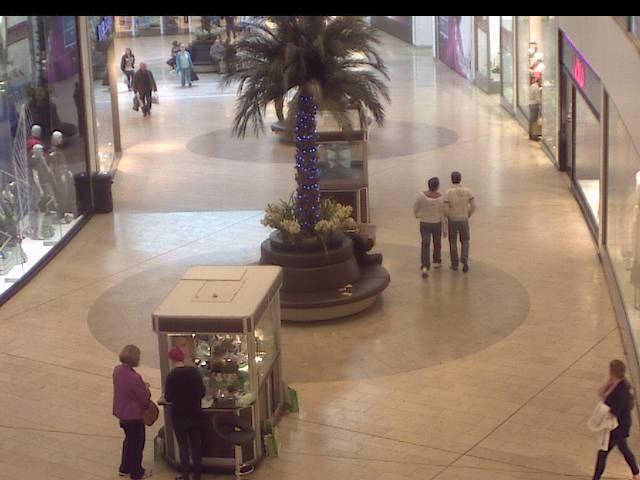
#> input picture Dataset/frames/frames/seq_000017.jpg, 640 x 480 px, found by its file name; its folder holds only this picture in this run
$ jupyter execute Vanilla.ipynb   (shell and % lines are left out)
#> lines starting #> are read from the running program, lines starting #| are printed output that depends on the picture; after the words box and inside, x2 and y2 are one past the last pixel; in counts of white or black regions, pixels touching at a corner belong together
### utils.py
import cv2

import matplotlib.pyplot as plt
import numpy as np

# Function start here
def plotting(image_src, title):
    '''
    Plot image
    '''
    plt.figure( figsize= (5,5))
    plt.title(title)
    if title in ["Gamma Correction", "Thresholding", "Dilation + Erosion"]:
        plt.imshow(image_src, cmap="gray", vmin=0, vmax=255)
    else:
        plt.imshow(image_src, 'gray')
    plt.show()


def crop(image, start_y, end_y, start_x, end_x):
    '''
    Crop Image
    '''
    img_cropped = image[start_y:end_y, start_x:end_x]
    return img_cropped


# [17 lines left out: functions padding, resize, not called in this run]

def get_segments(image):
    '''
    Segment Image into 4 quadrants for better analysis
    '''
    width = image.shape[1]
    height = image.shape[0]

    xsize = (width // 2)
    ysize = (height // 2)

    seg_1 = crop(image, 0, ysize, 0, xsize)
    seg_2 = crop(image, 0, ysize, xsize, width)
    seg_3 = crop(image, ysize, height, 0, xsize)
    seg_4 = crop(image, ysize, height, xsize, width)

    return [seg_1, seg_2, seg_3, seg_4]

### Vanilla.ipynb
[cell 1]
import os, cv2

import matplotlib.pyplot as plt
import numpy as np
import pandas as pd

from utils import plotting, get_segments

[cell 2]
dataset_dir = "./CrowdCount/frames/frames/"

[cell 3]
files = os.listdir(dataset_dir)

[cell 4]
PREPROCESSING_TITLES = ["Gamma Correction", "Thresholding", "Dilation + Erosion"]

X_SIZE = 80
Y_SIZE = 140

BLOCK_SIZE = 255
C = 11

# Workflow Functions

[cell 5]
def gamma_correction(image, gamma = 1.5):
    '''
    Constrast correction using gamma correction
    '''

    # Define the gamma value
    gamma = 1.5

    # Create a lookup table for gamma correction
    lookup_table = np.zeros((256,), dtype=np.uint8)
    for i in range(256):
        lookup_table[i] = np.clip(pow(i / 255.0, gamma) * 255.0, 0, 255)

    # Apply gamma correction using the lookup table
    corrected_img = cv2.LUT(image, lookup_table)

    return corrected_img

[cell 6]
def threshold(image):
    '''
    Find adaptive threshold of the image and apply on the image to get important features
    '''
    thresh = cv2.adaptiveThreshold(image, 255, cv2.ADAPTIVE_THRESH_MEAN_C, cv2.THRESH_BINARY_INV, BLOCK_SIZE, C)
    return thresh

[cell 7]
def dilation_erosion(image):
    '''
    Apply Dilation and Erosion technique to improve image texture and smoothness
    '''
    kernel = cv2.getStructuringElement(cv2.MORPH_ELLIPSE, (5,5))

    dilated = cv2.dilate(image, kernel, iterations=1)
    eroded = cv2.erode(dilated, kernel, iterations=1)

    # clean all noise after dilatation and erosion
    eroded = cv2.medianBlur(eroded, 5)

    return eroded

[cell 8]
def count_components(image):
    '''
    Count People in the image using OpenCV in-built functions (connectededComponents)
    '''
    ret, labels = cv2.connectedComponents(image)
    return ret - 1

# Workflow start

[cell 9]
image = cv2.imread(os.path.join(dataset_dir, files[0]))
#> image is the input picture: shape (480, 640, 3); mean B, G, R 110, 123.6, 144.3

[cell 10]
gray = cv2.cvtColor(image, cv2.COLOR_BGR2GRAY)
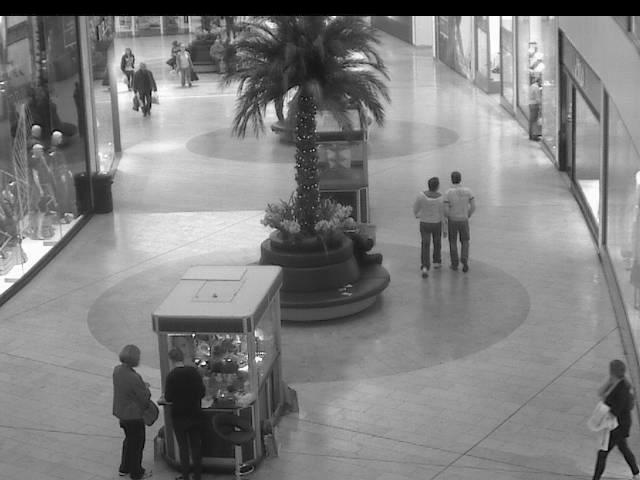
#> gray: shape (480, 640); min 0, max 255, mean 128.3
plotting(gray, "Image Preview (Grayscale)")

[cell 11]
gamma_correct = gamma_correction(gray)
#> in gamma_correction, `corrected_img = cv2.LUT(image, lookup_table)`:
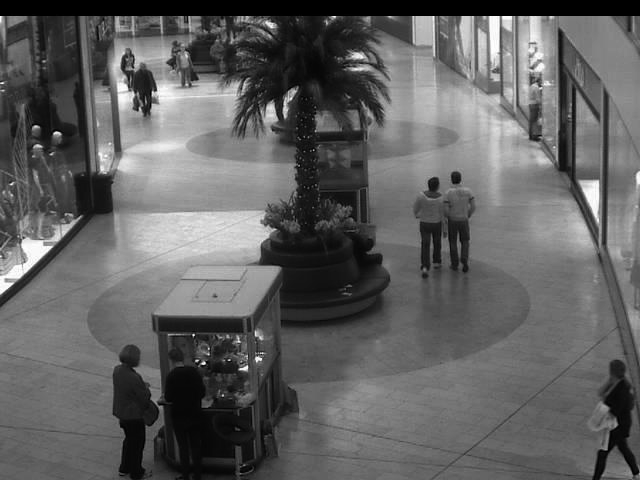
#> corrected_img: shape (480, 640); min 0, max 255, mean 96.8
# plotting(gamma_correct, "Gamma Correction")

[cell 12]
img_threshold = threshold(gamma_correct)
#> in threshold, `thresh = cv2.adaptiveThreshold(image, 255, cv2.ADAPTIVE_THRESH_MEAN_C,..`:
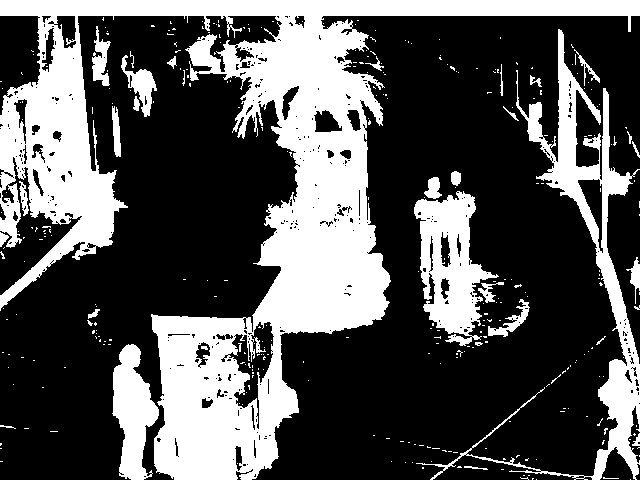
#> thresh: shape (480, 640); 33.4% white; 331 white regions (298 under 20 px), largest, box (x1, y1, x2, y2) and area: (0, 0, 640, 480) 75608, (416, 29, 640, 480) 11490, (414, 191, 499, 346) 6551
plotting(img_threshold, "Thresholding")

[cell 13]
dil_erode = dilation_erosion(img_threshold)
#> in dilation_erosion, `dilated = cv2.dilate(image, kernel, iterations=1)`: dilated: shape (480, 640); 43.2% white; 69 white regions (16 under 20 px), largest, box (x1, y1, x2, y2) and area: (0, 0, 640, 480) 95577, (398, 27, 640, 480) 19479, (412, 169, 532, 360) 10868
#> in dilation_erosion, `eroded = cv2.erode(dilated, kernel, iterations=1)`: eroded: shape (480, 640); 35.8% white; 155 white regions (131 under 20 px), largest, box (x1, y1, x2, y2) and area: (0, 0, 640, 480) 84414, (416, 29, 640, 480) 13268, (414, 177, 530, 347) 8518
#> in dilation_erosion, `eroded = cv2.medianBlur(eroded, 5)`: eroded: shape (480, 640); 35.4% white; 38 white regions (9 under 20 px), largest, box (x1, y1, x2, y2) and area: (0, 0, 640, 480) 84456, (516, 30, 640, 480) 12120, (414, 177, 503, 346) 7950
plotting(dil_erode, "Thresholding")

[cell 14]
count_components(dil_erode)
#> in count_components, `ret, labels = cv2.connectedComponents(image)`:
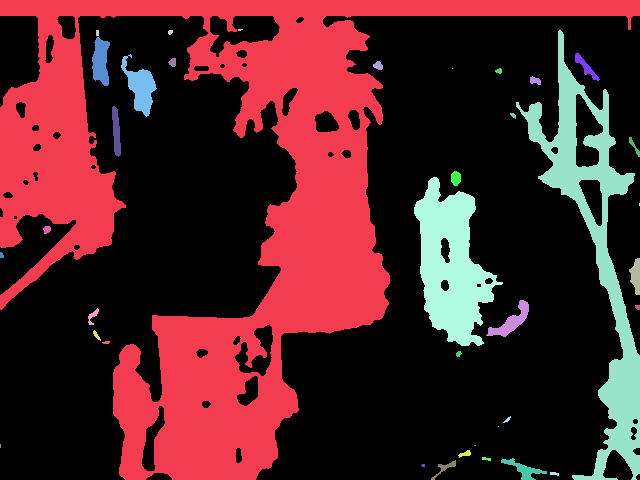
#> labels: shape (480, 640) int32; 39 distinct labels, from 0 to 38; one colour per label, 0 black
#> in count_components, `ret, labels = cv2.connectedComponents(image)`: ret = 39
#> Out = 38

[cell 15]
image_segments = get_segments(gray)
#> call 3 of crop, with start_y = 240, end_y = 480, start_x = 0, end_x = 320
#> in crop (call 3), `img_cropped = image[start_y:end_y, start_x:end_x]`:
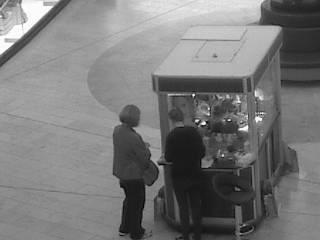
#> img_cropped: shape (240, 320); min 6, max 255, mean 120.9
#> call 4 of crop, with start_y = 240, end_y = 480, start_x = 320, end_x = 640
#> in crop (call 4), `img_cropped = image[start_y:end_y, start_x:end_x]`:
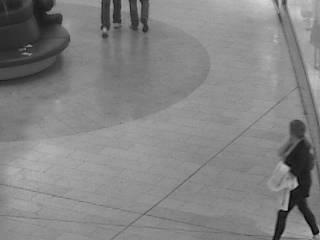
#> img_cropped: shape (240, 320); min 5, max 216, mean 130.9
#> image_segments = 4 items
count = 0
for seg in image_segments:
    gamma_correct = gamma_correction(seg)
    img_threshold = threshold(gamma_correct)
    dil_erode = dilation_erosion(img_threshold)
    count += count_components(dil_erode)
#> this loop made 4 passes
#> (ret in count_components, count) on passes 1 to 4: (10, 9), (14, 22), (8, 29), (18, 46)
#> pass 1, in gamma_correction (call 2), `corrected_img = cv2.LUT(image, lookup_table)`:
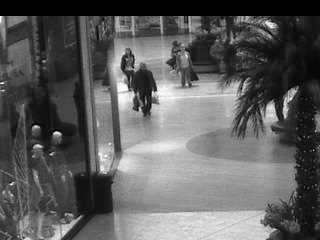
#> corrected_img: shape (240, 320); min 0, max 255, mean 94
#> pass 1, in dilation_erosion (call 2), `eroded = cv2.erode(dilated, kernel, iterations=1)`:
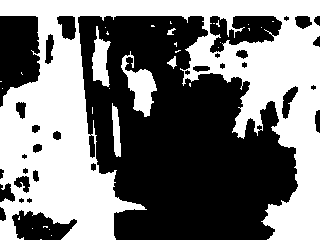
#> eroded: shape (240, 320); 47.3% white; 32 white regions (26 under 20 px), largest, box (x1, y1, x2, y2) and area: (0, 0, 320, 240) 34142, (121, 51, 157, 117) 1023, (92, 26, 111, 87) 656, (112, 103, 121, 157) 323, (167, 56, 177, 69) 61, (167, 28, 176, 35) 33
#> after the loop: dil_erode: shape (240, 320); 21.7% white; 17 white regions (2 under 20 px), largest, box (x1, y1, x2, y2) and area: (252, 0, 320, 240) 5429, (0, 0, 70, 88) 5265, (100, 0, 174, 106) 4484
#> after the loop:
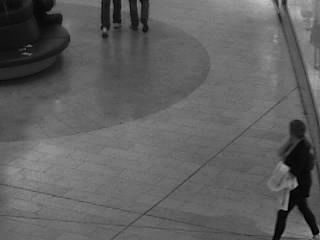
#> gamma_correct: shape (240, 320); min 0, max 198, mean 95.4
#> after the loop:
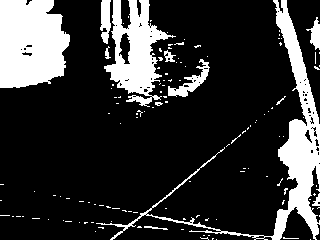
#> img_threshold: shape (240, 320); 20.6% white; 128 white regions (116 under 20 px), largest, box (x1, y1, x2, y2) and area: (96, 0, 320, 240) 5363, (0, 0, 70, 88) 5191, (104, 0, 176, 107) 3425
#> after the loop, count = 46

print(count)
#| 46

$ run again, on Dataset/frames/frames/seq_000182.jpg
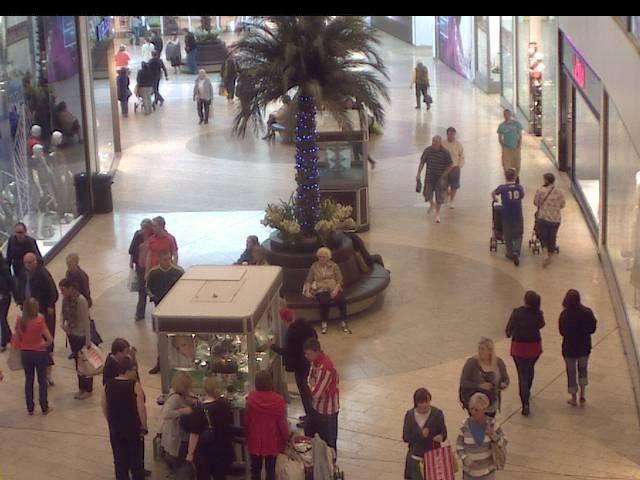
#> input picture Dataset/frames/frames/seq_000182.jpg, 640 x 480 px, found by its file name
#> image is the input picture: shape (480, 640, 3); mean B, G, R 105.6, 111.6, 128.6
#> thresh: shape (480, 640); 41.3% white; 317 white regions (274 under 20 px), largest, box (x1, y1, x2, y2) and area: (0, 0, 640, 480) 81312, (489, 29, 640, 389) 11120, (59, 254, 152, 480) 7538
#> dilated: shape (480, 640); 53.1% white; 129 black regions (83 under 20 px), largest, box (x1, y1, x2, y2) and area: (320, 18, 640, 480) 65671, (48, 18, 295, 480) 40237, (496, 195, 640, 480) 16330
#> in count_components, `ret, labels = cv2.connectedComponents(image)`:
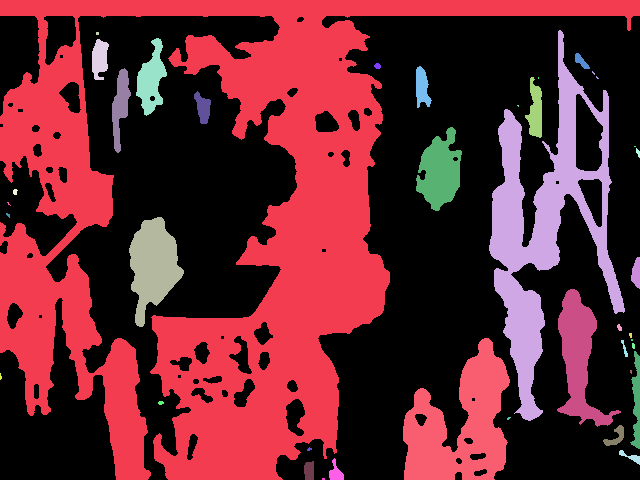
#> labels: shape (480, 640) int32; 42 distinct labels, from 0 to 41; one colour per label, 0 black
#> ret = 42
#> Out = 41
#> image_segments = 4 items
#> the loop `for seg in image_segments:` made 4 passes
#> (ret in count_components, count) on passes 1 to 4: (11, 10), (17, 26), (9, 34), (22, 55)
#> after the loop `for seg in image_segments:`:
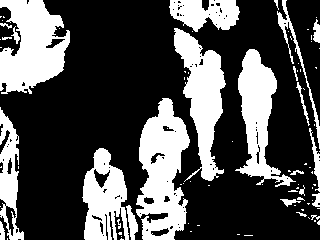
#> img_threshold: shape (240, 320); 31.5% white; 86 white regions (61 under 20 px), largest, box (x1, y1, x2, y2) and area: (136, 98, 190, 240) 4807, (0, 0, 70, 94) 4365, (174, 28, 226, 182) 3786
#> after the loop `for seg in image_segments:`: count = 55
#| 55

$ run again, on Dataset/frames/frames/seq_000189.jpg
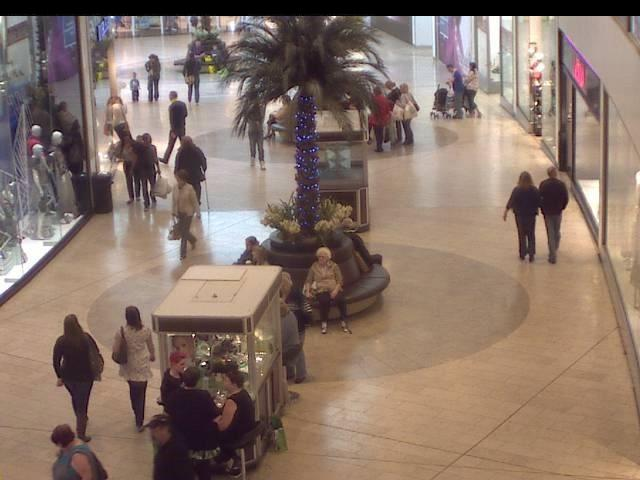
#> input picture Dataset/frames/frames/seq_000189.jpg, 640 x 480 px, found by its file name
#> image is the input picture: shape (480, 640, 3); mean B, G, R 105.9, 117.3, 137.4
#> thresh: shape (480, 640); 35.7% white; 358 white regions (322 under 20 px), largest, box (x1, y1, x2, y2) and area: (0, 0, 640, 480) 76749, (484, 29, 640, 466) 14265, (104, 101, 207, 263) 6509
#> dilated: shape (480, 640); 47% white; 78 white regions (27 under 20 px), largest, box (x1, y1, x2, y2) and area: (0, 0, 640, 480) 104103, (412, 27, 640, 480) 27602, (48, 312, 110, 480) 6325
#> labels: shape (480, 640) int32; 45 distinct labels, from 0 to 44
#> ret = 45
#> Out = 44
#> image_segments = 4 items
#> the loop `for seg in image_segments:` made 4 passes
#> (ret in count_components, count) on passes 1 to 4: (14, 13), (17, 29), (7, 35), (32, 66)
#> after the loop `for seg in image_segments:`:
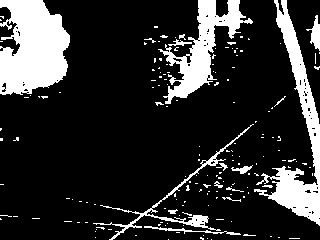
#> img_threshold: shape (240, 320); 18.6% white; 168 white regions (152 under 20 px), largest, box (x1, y1, x2, y2) and area: (0, 0, 70, 95) 5046, (254, 0, 320, 226) 3824, (158, 0, 253, 104) 2970
#> after the loop `for seg in image_segments:`: count = 66
#| 66
